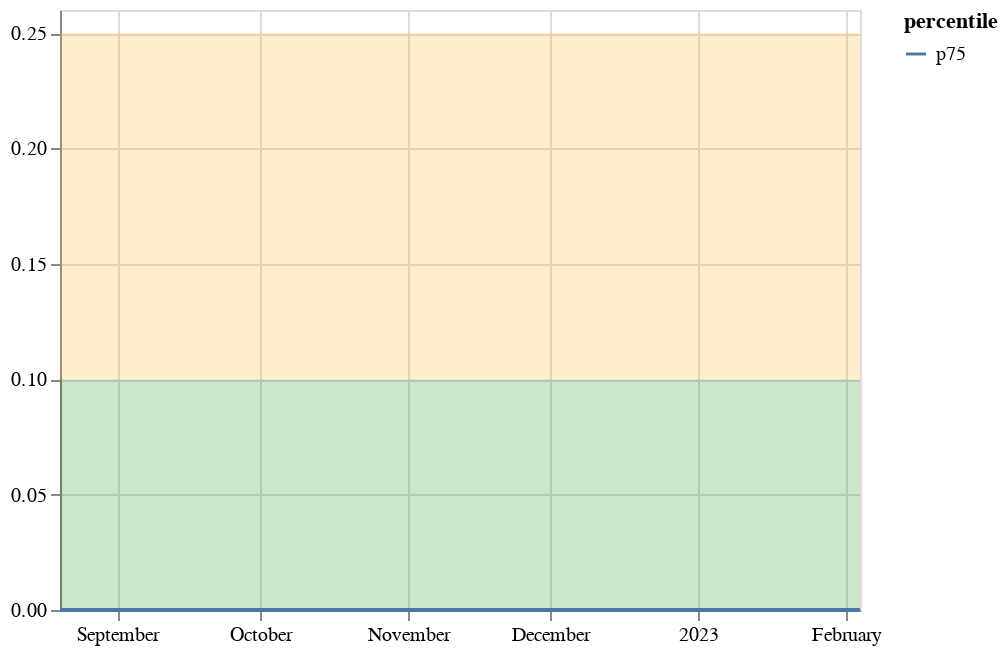
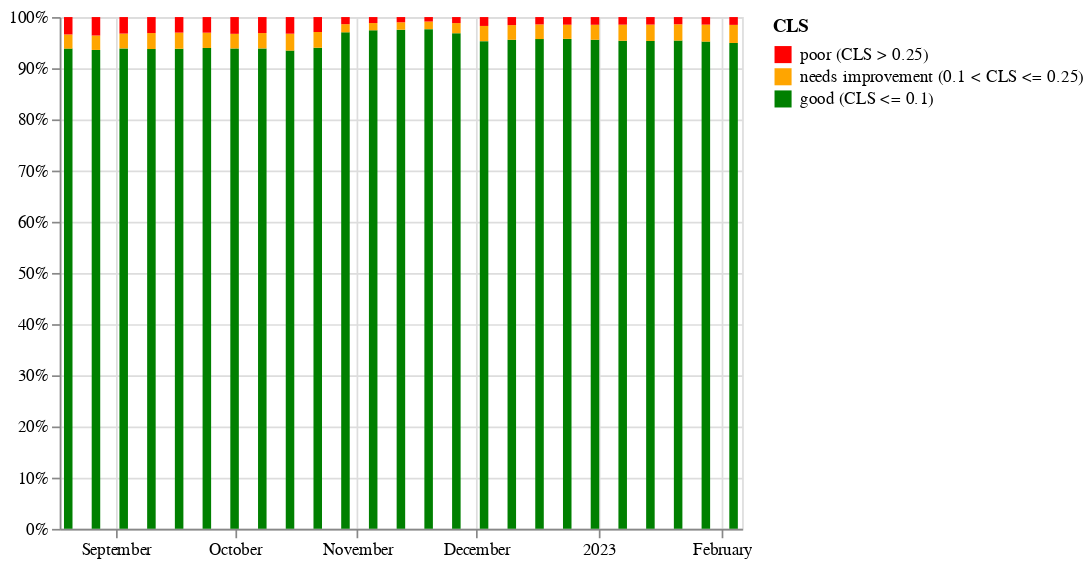
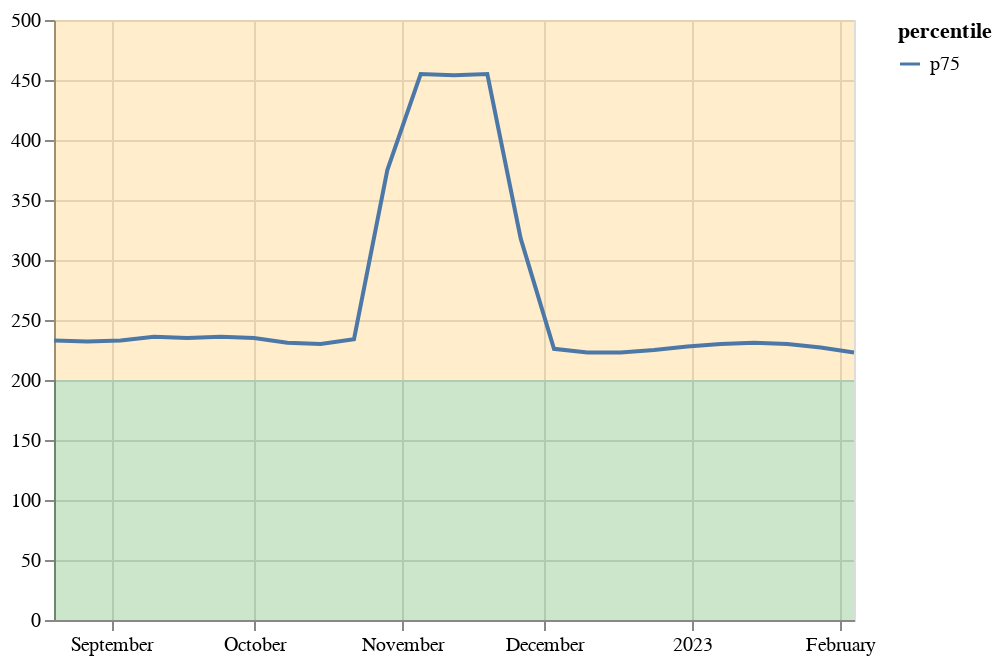
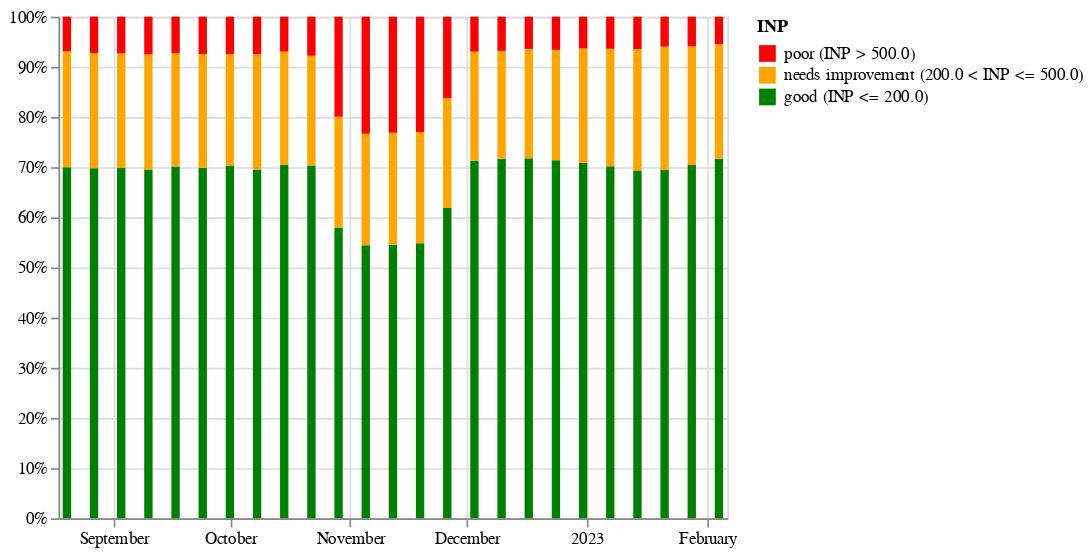

The code cell stored with these charts, in order, in its notebook:
### Code cell
#@markdown # CRUX History API
#@markdown Welcome to the CrUX History API. This Colab allows you to get time
#@markdown series data from the Chrome User Experience Report (CrUX)
#@markdown for specific origins and urls via the CrUX History API, and also get
#@markdown you started making your own API requests. You can easily look under
#@markdown the hood by clicking "Show code" at the end of this section.
#@markdown
#@markdown Please also see
#@markdown * [the reference documentation](https://developer.chrome.com/docs/crux/history-api/)
#@markdown * [our blog post](https://developer.chrome.com/crux-history-api/)
#@markdown * [the canonical version of this Colab](https://colab.research.google.com/gibhub/GoogleChrome/CrUX/colab/crux-history-api.ipynb)
#@markdown * [the canonical source of this Colab](https://github.com/GoogleChrome/CrUX/colab/crux-history-api.ipynb)
#@markdown * [our discussion forum for praise, complaints, and questions](https://groups.google.com/a/chromium.org/g/chrome-ux-report)
#@markdown
#@markdown ## API key
#@markdown To run this Colab, you'll need an API key. You can create one in the
#@markdown [Credentials page](https://console.developers.google.com/apis/credentials)
#@markdown and provision it for Chrome UX Report API usage. If you're making
#@markdown your own requests, this key needs to be included in every request
#@markdown with the `?key=` parameter, but in this Colab you can simply
#@markdown enter it as CRUX_KEY in the next line. After that, press the play
#@markdown button and the magic begins (it's OK to use the default Colab
#@markdown runtime).
CRUX_KEY = "" #@param {type: "string"}

#@markdown Specify origin or url (not both).
ORIGIN = "https://web.dev" #@param {type: "string"}
URL = "" #@param {type: "string"}
#@markdown Specify a form factor (phone, desktop, tablet) or all.
FORM_FACTOR = "PHONE" #@param ["ALL", "PHONE", "DESKTOP", "TABLET"]
#@markdown Specify the metrics; if left blank, we'll report all metrics.
METRICS = "" #@param {type:"string"}

#@markdown What to include in the rendered output below?
EMIT_GRAPHS = True #@param {type:"boolean"}
EMIT_TABULAR_OUTPUT = False #@param {type:"boolean"}
EMIT_REQUEST_RESPONSE = False #@param {type:"boolean"}


import altair as alt
import requests
import pandas
import json
from typing import Any, Tuple, Dict, List
from IPython import display
from google.colab import data_table


def get_crux_api_response_from_form() -> Tuple[Dict[str, str], Dict[str, Any]]:
  """Based on the form data, makes a CrUX history request.

  The first return value is the request, the second is the parsed response.
  """
  url = f'https://chromeuxreport.googleapis.com/v1/records:queryHistoryRecord?key={CRUX_KEY}'
  json_request = {}
  if URL:
    json_request['url'] = URL
  if ORIGIN:
    json_request['origin'] = ORIGIN
  if FORM_FACTOR != 'ALL':
    json_request['form_factor'] = FORM_FACTOR
  if METRICS:
    json_request['metrics'] = METRICS
  response = requests.post(url, json.dumps(json_request))
  return json_request, response.json()


def short_name(metric: str) -> str:
  """A short name for a metric name.

  In CrUX API responses, metric names are provided in snake case, e.g.,
  first_contentful_paint. This function computes the three or four letter
  shortname, e.g., FCP.
  """
  short = ''.join([s[0].upper()
                   for s in metric.split('_') if s != 'experimental'])
  return short if short != 'ITNP' else 'INP'


def metrics_in(response: dict) -> List[str]:
  """Returns the metric names in a CrUX API history response."""

  metrics = list(response['record']['metrics'].keys())
  metrics.sort()
  return metrics


def thresholds_by_metric(response: dict) -> Dict[str, Tuple[float, float]]:
  """The thresholds by metric name.

  Key in the returned dict is a metric name, e.g. 'first_contentful_paint'.
  Value is a tuple of the low threshold, which separates 'good' from
  'needs improvement', and the high threshold, which separates
  'needs improvement' from 'poor'.
  """

  result = {}
  for metric, data in response['record']['metrics'].items():
    result[metric] = (float(data['histogramTimeseries'][1]['start']),
                      float(data['histogramTimeseries'][1]['end']))
  return result


def dataframe_for(metric, response) -> pandas.DataFrame:
  """Extracts the p75 and histogram density timeseries for a metric."""

  timestamp = lambda e: pandas.Timestamp(e['year'], e['month'], e['day'])
  cols = {
    'first_date': [timestamp(e['firstDate'])
                   for e in response['record']['collectionPeriods']],
    'last_date': [timestamp(e['lastDate'])
                  for e in response['record']['collectionPeriods']],
  }
  data = response['record']['metrics'][metric]
  cols['p75'] = data['percentilesTimeseries']['p75s']
  cols['good'] = data['histogramTimeseries'][0]['densities']
  cols['needs improvement'] = data['histogramTimeseries'][1]['densities']
  cols['poor'] = data['histogramTimeseries'][2]['densities']
  return pandas.DataFrame(cols)


def url_normalization_details(response) -> str:
  """Summarizes the URL normalization made by the API."""

  if 'urlNormalizationDetails' not in response: return ''
  return 'URL was normalized from "{originalUrl}" to "{normalizedUrl}".'.format(
    **response['urlNormalizationDetails'])


def display_header(label: str):
  """Displays a header in the output."""
  display.display(display.HTML(f'<h2>{label}</h2>'))


def make_p75_chart(stats: pandas.DataFrame, metric: str,
                   lo_threshold: float, hi_threshold: float) -> alt.Chart:
  """Creates a P75 chart, displaying p75 data points per collection period.

  The P75 data points are the metric value along the y axis, the last_date
  of the collection time period is the x axis. Two horizontal
  lines separate good_range from ni_range (needs improvement) and
  from poor_range; these are rendered as areas in green / orange / red.
  For graphs that don't have 'poor' P75 values, no red area is rendered.
  """
  p75_stats = stats[['last_date', 'p75']].melt(
      'last_date', var_name='percentile', value_name=short_name(metric))
  good_range = alt.Chart(
      pandas.DataFrame({'y': [0], 'y2': [lo_threshold]})).mark_rect(
          color='green', opacity=0.2).encode(
              alt.Y('y', axis=alt.Axis(title=None)), y2='y2')
  ni_range = alt.Chart(
      pandas.DataFrame({'y': [lo_threshold], 'y2': [hi_threshold]})
      ).mark_rect(color='orange', opacity=0.2).encode(
          alt.Y('y', axis=alt.Axis(title=None)), y2='y2')
  ranges = good_range + ni_range
  max_p75 = float(stats['p75'].max())
  if max_p75 > hi_threshold:  # Are there poor p75 values?
    poor_range = alt.Chart(
        pandas.DataFrame({'y': [hi_threshold],
                          'y2': [max_p75 * 1.1]})).mark_rect(
                              color='red', opacity=0.2).encode(
                                  alt.Y('y',
                                        axis=alt.Axis(title=None)), y2='y2')
    ranges += poor_range
  p75_chart = ranges + alt.Chart(p75_stats).mark_line().encode(
      alt.X('last_date:T', axis=alt.Axis(title=None)),
      y=short_name(metric)+':Q', color='percentile:N')
  return p75_chart


def make_tribin_chart(stats: pandas.DataFrame, metric: str,
                      lo_threshold: float, hi_threshold : float) -> alt.Chart:
  """A Tribin chart shows histogram bin density values in a stacked bar chart.

  The y axis is the percentage of page loads that fall into a user experience
  category ("good", "needs improvement", "poor"). The API returns
  NaN densities for missing data, which we map to 0.0 here so that these
  render as missing bars, since NaN can't be reasonably rendered on the y axis.
  """
  good_label = f'good ({short_name(metric)} <= {lo_threshold})'
  ni_label = ('needs improvement '
              f'({lo_threshold} < {short_name(metric)} <= {hi_threshold})')
  poor_label = f'poor ({short_name(metric)} > {hi_threshold})'
  tribin_stats = stats[['last_date',
                        'good',
                        'needs improvement',
                        'poor']].melt(
                            'last_date', var_name=short_name(metric),
                            value_name='pct').replace(
                                {'good': good_label,
                                 'needs improvement': ni_label,
                                 'poor': poor_label,
                                 'NaN': 0.0})
  tribin_chart = alt.Chart(tribin_stats).mark_bar().encode(
      alt.X('last_date:T', axis=alt.Axis(title=None)),
      alt.Y('sum(pct)', axis=alt.Axis(title=None, format='%')),
      color=alt.Color(
          short_name(metric), scale=alt.Scale(
              domain=[poor_label, ni_label, good_label],
              range=['red','orange', 'green'])),
              order=alt.Order(short_name(metric),
                              sort='ascending')).configure_legend(
                                  labelLimit=300)
  return tribin_chart


def display_metric_stats(metric: str, stats: pandas.DataFrame,
                         lo_threshold:float, hi_threshold:float):
  """For a specific metric, displays the requested stats (graphs, tabular)."""
  name = short_name(metric)
  display_header(f'{name} ({metric})')
  stats = dataframe_for(metric, response)
  web_dev_link = f'https://web.dev/{short_name(metric).lower()}/'
  web_dev_link_text = f'web.dev/{short_name(metric).lower()}'
  display.display(display.HTML(
      'Learn more at '
      f'<a href="{web_dev_link}" target="_blank">{web_dev_link_text}</a>.'))

  if EMIT_GRAPHS:
    display.display(make_p75_chart(stats, metric, lo_threshold, hi_threshold))
    display.display(make_tribin_chart(stats, metric, lo_threshold, hi_threshold))

  if EMIT_TABULAR_OUTPUT:
    display.display(data_table.DataTable(stats.round(4),
                                         min_width='100', include_index=False))


request, response = get_crux_api_response_from_form()
if 'record' not in response:
  display_header('No record found in response!')
  EMIT_REQUEST_RESPONSE = True
else:
  key = response['record']['key']
  identifier = ('url <code>{url}</code>'.format(**key) if 'url' in key
                else 'origin <code>{origin}</code>'.format(**key))
  form_factor = ' on {formFactor}'.format(**key) if 'formFactor' in key else ''
  display_header(f'Displaying CrUX data for {identifier}{form_factor}')
  display.display(display.HTML(url_normalization_details(response)))
  thresholds = thresholds_by_metric(response)

  if EMIT_GRAPHS:
    display.display(display.HTML("""
      For each metric, we display two graphs:
      <ul>
        <li>The percentile graph shows the p75 values for the metric over time.
          The shaded areas indicate good (light green),
          needs improvement (light orange), and poor (light red).
        <li>The tribin graph shows the percentages of page loads with
           a good, needs improvement, or poor user experience over time.
        </ul>
        In both cases, each point in time in the graph on the x axis
          represents a 28 day collection period ending in that date.
    """))

  for metric in metrics_in(response):
    lo_threshold, hi_threshold = thresholds[metric]
    display_metric_stats(metric, dataframe_for(metric, response),
                         lo_threshold, hi_threshold)

if EMIT_REQUEST_RESPONSE:
  display_header('CrUX API Request')
  json_str = json.dumps(request)
  display.display(display.HTML(f'<pre>{json_str}</pre>'))

  display_header('CrUX API Response')
  json_str = json.dumps(response, indent=2)
  display.display(display.HTML(f'<pre>{json_str}</pre>'))

### Figure 1 — Vega-Lite specification as saved in the notebook (floating-point values rounded to 4 significant figures)
{"config": {"view": {"continuousWidth": 400, "continuousHeight": 300}}, "layer": [{"data": {"name": "data-b0a59f8c24cf22f19c84210e66ac5889"}, "mark": {"type": "rect", "color": "green", "opacity": 0.2}, "encoding": {"y": {"axis": {"title": null}, "field": "y", "type": "quantitative"}, "y2": {"field": "y2"}}}, {"data": {"name": "data-341163d28f457bdd5a0efe5fc1a94cee"}, "mark": {"type": "rect", "color": "orange", "opacity": 0.2}, "encoding": {"y": {"axis": {"title": null}, "field": "y", "type": "quantitative"}, "y2": {"field": "y2"}}}, {"data": {"name": "data-c4aa34fcce74a1904317104c439799e6"}, "mark": "line", "encoding": {"color": {"field": "percentile", "type": "nominal"}, "x": {"axis": {"title": null}, "field": "last_date", "type": "temporal"}, "y": {"field": "CLS", "type": "quantitative"}}}], "$schema": "https://vega.github.io/schema/vega-lite/v4.17.0.json", "datasets": {"data-b0a59f8c24cf22f19c84210e66ac5889": [{"y": 0, "y2": 0.1}], "data-341163d28f457bdd5a0efe5fc1a94cee": [{"y": 0.1, "y2": 0.25}], "data-c4aa34fcce74a1904317104c439799e6": [{"last_date": "2022-08-20T00:00:00", "percentile": "p75", "CLS": "0.00"}, {"last_date": "2022-08-27T00:00:00", "percentile": "p75", "CLS": "0.00"}, {"last_date": "2022-09-03T00:00:00", "percentile": "p75", "CLS": "0.00"}, {"last_date": "2022-09-10T00:00:00", "percentile": "p75", "CLS": "0.00"}, {"last_date": "2022-09-17T00:00:00", "percentile": "p75", "CLS": "0.00"}, {"last_date": "2022-09-24T00:00:00", "percentile": "p75", "CLS": "0.00"}, {"last_date": "2022-10-01T00:00:00", "percentile": "p75", "CLS": "0.00"}, {"last_date": "2022-10-08T00:00:00", "percentile": "p75", "CLS": "0.00"}, {"last_date": "2022-10-15T00:00:00", "percentile": "p75", "CLS": "0.00"}, {"last_date": "2022-10-22T00:00:00", "percentile": "p75", "CLS": "0.00"}, {"last_date": "2022-10-29T00:00:00", "percentile": "p75", "CLS": "0.00"}, {"last_date": "2022-11-05T00:00:00", "percentile": "p75", "CLS": "0.00"}, {"last_date": "2022-11-12T00:00:00", "percentile": "p75", "CLS": "0.00"}, {"last_date": "2022-11-19T00:00:00", "percentile": "p75", "CLS": "0.00"}, {"last_date": "2022-11-26T00:00:00", "percentile": "p75", "CLS": "0.00"}, {"last_date": "2022-12-03T00:00:00", "percentile": "p75", "CLS": "0.00"}, {"last_date": "2022-12-10T00:00:00", "percentile": "p75", "CLS": "0.00"}, {"last_date": "2022-12-17T00:00:00", "percentile": "p75", "CLS": "0.00"}, {"last_date": "2022-12-24T00:00:00", "percentile": "p75", "CLS": "0.00"}, {"last_date": "2022-12-31T00:00:00", "percentile": "p75", "CLS": "0.00"}, {"last_date": "2023-01-07T00:00:00", "percentile": "p75", "CLS": "0.00"}, {"last_date": "2023-01-14T00:00:00", "percentile": "p75", "CLS": "0.00"}, {"last_date": "2023-01-21T00:00:00", "percentile": "p75", "CLS": "0.00"}, {"last_date": "2023-01-28T00:00:00", "percentile": "p75", "CLS": "0.00"}, {"last_date": "2023-02-04T00:00:00", "percentile": "p75", "CLS": "0.00"}]}}

### Figure 2 — Vega-Lite specification as saved in the notebook (floating-point values rounded to 4 significant figures)
{"config": {"view": {"continuousWidth": 400, "continuousHeight": 300}, "legend": {"labelLimit": 300}}, "data": {"name": "data-3bf1a92b3252dbe48b99b0ecc527ccc2"}, "mark": "bar", "encoding": {"color": {"field": "CLS", "scale": {"domain": ["poor (CLS > 0.25)", "needs improvement (0.1 < CLS <= 0.25)", "good (CLS <= 0.1)"], "range": ["red", "orange", "green"]}, "type": "nominal"}, "order": {"field": "CLS", "sort": "ascending", "type": "nominal"}, "x": {"axis": {"title": null}, "field": "last_date", "type": "temporal"}, "y": {"aggregate": "sum", "axis": {"format": "%", "title": null}, "field": "pct", "type": "quantitative"}}, "$schema": "https://vega.github.io/schema/vega-lite/v4.17.0.json", "datasets": {"data-3bf1a92b3252dbe48b99b0ecc527ccc2": [{"last_date": "2022-08-20T00:00:00", "CLS": "good (CLS <= 0.1)", "pct": 0.9384}, {"last_date": "2022-08-27T00:00:00", "CLS": "good (CLS <= 0.1)", "pct": 0.9358}, {"last_date": "2022-09-03T00:00:00", "CLS": "good (CLS <= 0.1)", "pct": 0.9388}, {"last_date": "2022-09-10T00:00:00", "CLS": "good (CLS <= 0.1)", "pct": 0.9375}, {"last_date": "2022-09-17T00:00:00", "CLS": "good (CLS <= 0.1)", "pct": 0.9381}, {"last_date": "2022-09-24T00:00:00", "CLS": "good (CLS <= 0.1)", "pct": 0.9396}, {"last_date": "2022-10-01T00:00:00", "CLS": "good (CLS <= 0.1)", "pct": 0.9387}, {"last_date": "2022-10-08T00:00:00", "CLS": "good (CLS <= 0.1)", "pct": 0.9388}, {"last_date": "2022-10-15T00:00:00", "CLS": "good (CLS <= 0.1)", "pct": 0.9345}, {"last_date": "2022-10-22T00:00:00", "CLS": "good (CLS <= 0.1)", "pct": 0.9401}, {"last_date": "2022-10-29T00:00:00", "CLS": "good (CLS <= 0.1)", "pct": 0.9702}, {"last_date": "2022-11-05T00:00:00", "CLS": "good (CLS <= 0.1)", "pct": 0.9742}, {"last_date": "2022-11-12T00:00:00", "CLS": "good (CLS <= 0.1)", "pct": 0.9753}, {"last_date": "2022-11-19T00:00:00", "CLS": "good (CLS <= 0.1)", "pct": 0.9764}, {"last_date": "2022-11-26T00:00:00", "CLS": "good (CLS <= 0.1)", "pct": 0.9684}, {"last_date": "2022-12-03T00:00:00", "CLS": "good (CLS <= 0.1)", "pct": 0.9529}, {"last_date": "2022-12-10T00:00:00", "CLS": "good (CLS <= 0.1)", "pct": 0.9556}, {"last_date": "2022-12-17T00:00:00", "CLS": "good (CLS <= 0.1)", "pct": 0.957}, {"last_date": "2022-12-24T00:00:00", "CLS": "good (CLS <= 0.1)", "pct": 0.9574}, {"last_date": "2022-12-31T00:00:00", "CLS": "good (CLS <= 0.1)", "pct": 0.9556}, {"last_date": "2023-01-07T00:00:00", "CLS": "good (CLS <= 0.1)", "pct": 0.9537}, {"last_date": "2023-01-14T00:00:00", "CLS": "good (CLS <= 0.1)", "pct": 0.9533}, {"last_date": "2023-01-21T00:00:00", "CLS": "good (CLS <= 0.1)", "pct": 0.954}, {"last_date": "2023-01-28T00:00:00", "CLS": "good (CLS <= 0.1)", "pct": 0.952}, {"last_date": "2023-02-04T00:00:00", "CLS": "good (CLS <= 0.1)", "pct": 0.9494}, {"last_date": "2022-08-20T00:00:00", "CLS": "needs improvement (0.1 < CLS <= 0.25)", "pct": 0.02765}, {"last_date": "2022-08-27T00:00:00", "CLS": "needs improvement (0.1 < CLS <= 0.25)", "pct": 0.02817}, {"last_date": "2022-09-03T00:00:00", "CLS": "needs improvement (0.1 < CLS <= 0.25)", "pct": 0.02893}, {"last_date": "2022-09-10T00:00:00", "CLS": "needs improvement (0.1 < CLS <= 0.25)", "pct": 0.03122}, {"last_date": "2022-09-17T00:00:00", "CLS": "needs improvement (0.1 < CLS <= 0.25)", "pct": 0.03146}, {"last_date": "2022-09-24T00:00:00", "CLS": "needs improvement (0.1 < CLS <= 0.25)", "pct": 0.02988}, {"last_date": "2022-10-01T00:00:00", "CLS": "needs improvement (0.1 < CLS <= 0.25)", "pct": 0.02856}, {"last_date": "2022-10-08T00:00:00", "CLS": "needs improvement (0.1 < CLS <= 0.25)", "pct": 0.02994}, {"last_date": "2022-10-15T00:00:00", "CLS": "needs improvement (0.1 < CLS <= 0.25)", "pct": 0.03305}, {"last_date": "2022-10-22T00:00:00", "CLS": "needs improvement (0.1 < CLS <= 0.25)", "pct": 0.03073}, {"last_date": "2022-10-29T00:00:00", "CLS": "needs improvement (0.1 < CLS <= 0.25)", "pct": 0.0159}, {"last_date": "2022-11-05T00:00:00", "CLS": "needs improvement (0.1 < CLS <= 0.25)", "pct": 0.01413}, {"last_date": "2022-11-12T00:00:00", "CLS": "needs improvement (0.1 < CLS <= 0.25)", "pct": 0.01453}, {"last_date": "2022-11-19T00:00:00", "CLS": "needs improvement (0.1 < CLS <= 0.25)", "pct": 0.01486}, {"last_date": "2022-11-26T00:00:00", "CLS": "needs improvement (0.1 < CLS <= 0.25)", "pct": 0.01981}, {"last_date": "2022-12-03T00:00:00", "CLS": "needs improvement (0.1 < CLS <= 0.25)", "pct": 0.02969}, {"last_date": "2022-12-10T00:00:00", "CLS": "needs improvement (0.1 < CLS <= 0.25)", "pct": 0.02866}, {"last_date": "2022-12-17T00:00:00", "CLS": "needs improvement (0.1 < CLS <= 0.25)", "pct": 0.02866}, {"last_date": "2022-12-24T00:00:00", "CLS": "needs improvement (0.1 < CLS <= 0.25)", "pct": 0.02768}, {"last_date": "2022-12-31T00:00:00", "CLS": "needs improvement (0.1 < CLS <= 0.25)", "pct": 0.0293}, {"last_date": "2023-01-07T00:00:00", "CLS": "needs improvement (0.1 < CLS <= 0.25)", "pct": 0.03143}, {"last_date": "2023-01-14T00:00:00", "CLS": "needs improvement (0.1 < CLS <= 0.25)", "pct": 0.03201}, {"last_date": "2023-01-21T00:00:00", "CLS": "needs improvement (0.1 < CLS <= 0.25)", "pct": 0.03186}, {"last_date": "2023-01-28T00:00:00", "CLS": "needs improvement (0.1 < CLS <= 0.25)", "pct": 0.03317}, {"last_date": "2023-02-04T00:00:00", "CLS": "needs improvement (0.1 < CLS <= 0.25)", "pct": 0.03534}, {"last_date": "2022-08-20T00:00:00", "CLS": "poor (CLS > 0.25)", "pct": 0.034}, {"last_date": "2022-08-27T00:00:00", "CLS": "poor (CLS > 0.25)", "pct": 0.03607}, {"last_date": "2022-09-03T00:00:00", "CLS": "poor (CLS > 0.25)", "pct": 0.03229}, {"last_date": "2022-09-10T00:00:00", "CLS": "poor (CLS > 0.25)", "pct": 0.03125}, {"last_date": "2022-09-17T00:00:00", "CLS": "poor (CLS > 0.25)", "pct": 0.0304}, {"last_date": "2022-09-24T00:00:00", "CLS": "poor (CLS > 0.25)", "pct": 0.03052}, {"last_date": "2022-10-01T00:00:00", "CLS": "poor (CLS > 0.25)", "pct": 0.03275}, {"last_date": "2022-10-08T00:00:00", "CLS": "poor (CLS > 0.25)", "pct": 0.03125}, {"last_date": "2022-10-15T00:00:00", "CLS": "poor (CLS > 0.25)", "pct": 0.03247}, {"last_date": "2022-10-22T00:00:00", "CLS": "poor (CLS > 0.25)", "pct": 0.02921}, {"last_date": "2022-10-29T00:00:00", "CLS": "poor (CLS > 0.25)", "pct": 0.01389}, {"last_date": "2022-11-05T00:00:00", "CLS": "poor (CLS > 0.25)", "pct": 0.01172}, {"last_date": "2022-11-12T00:00:00", "CLS": "poor (CLS > 0.25)", "pct": 0.01022}, {"last_date": "2022-11-19T00:00:00", "CLS": "poor (CLS > 0.25)", "pct": 0.008728}, {"last_date": "2022-11-26T00:00:00", "CLS": "poor (CLS > 0.25)", "pct": 0.01178}, {"last_date": "2022-12-03T00:00:00", "CLS": "poor (CLS > 0.25)", "pct": 0.01736}, {"last_date": "2022-12-10T00:00:00", "CLS": "poor (CLS > 0.25)", "pct": 0.01572}, {"last_date": "2022-12-17T00:00:00", "CLS": "poor (CLS > 0.25)", "pct": 0.01437}, {"last_date": "2022-12-24T00:00:00", "CLS": "poor (CLS > 0.25)", "pct": 0.01495}, {"last_date": "2022-12-31T00:00:00", "CLS": "poor (CLS > 0.25)", "pct": 0.01508}, {"last_date": "2023-01-07T00:00:00", "CLS": "poor (CLS > 0.25)", "pct": 0.01486}, {"last_date": "2023-01-14T00:00:00", "CLS": "poor (CLS > 0.25)", "pct": 0.01471}, {"last_date": "2023-01-21T00:00:00", "CLS": "poor (CLS > 0.25)", "pct": 0.0141}, {"last_date": "2023-01-28T00:00:00", "CLS": "poor (CLS > 0.25)", "pct": 0.0148}, {"last_date": "2023-02-04T00:00:00", "CLS": "poor (CLS > 0.25)", "pct": 0.01529}]}}

### Figure 3 — Vega-Lite specification as saved in the notebook (floating-point values rounded to 4 significant figures)
{"config": {"view": {"continuousWidth": 400, "continuousHeight": 300}}, "layer": [{"data": {"name": "data-da254b0f6700be6a177b82ced9fe814b"}, "mark": {"type": "rect", "color": "green", "opacity": 0.2}, "encoding": {"y": {"axis": {"title": null}, "field": "y", "type": "quantitative"}, "y2": {"field": "y2"}}}, {"data": {"name": "data-915e9927e1e800c68281fb6417e14b2e"}, "mark": {"type": "rect", "color": "orange", "opacity": 0.2}, "encoding": {"y": {"axis": {"title": null}, "field": "y", "type": "quantitative"}, "y2": {"field": "y2"}}}, {"data": {"name": "data-9a241b0cfb13a5ae75280e3e6aeaffe9"}, "mark": "line", "encoding": {"color": {"field": "percentile", "type": "nominal"}, "x": {"axis": {"title": null}, "field": "last_date", "type": "temporal"}, "y": {"field": "INP", "type": "quantitative"}}}], "$schema": "https://vega.github.io/schema/vega-lite/v4.17.0.json", "datasets": {"data-da254b0f6700be6a177b82ced9fe814b": [{"y": 0, "y2": 200.0}], "data-915e9927e1e800c68281fb6417e14b2e": [{"y": 200.0, "y2": 500.0}], "data-9a241b0cfb13a5ae75280e3e6aeaffe9": [{"last_date": "2022-08-20T00:00:00", "percentile": "p75", "INP": 233}, {"last_date": "2022-08-27T00:00:00", "percentile": "p75", "INP": 232}, {"last_date": "2022-09-03T00:00:00", "percentile": "p75", "INP": 233}, {"last_date": "2022-09-10T00:00:00", "percentile": "p75", "INP": 236}, {"last_date": "2022-09-17T00:00:00", "percentile": "p75", "INP": 235}, {"last_date": "2022-09-24T00:00:00", "percentile": "p75", "INP": 236}, {"last_date": "2022-10-01T00:00:00", "percentile": "p75", "INP": 235}, {"last_date": "2022-10-08T00:00:00", "percentile": "p75", "INP": 231}, {"last_date": "2022-10-15T00:00:00", "percentile": "p75", "INP": 230}, {"last_date": "2022-10-22T00:00:00", "percentile": "p75", "INP": 234}, {"last_date": "2022-10-29T00:00:00", "percentile": "p75", "INP": 375}, {"last_date": "2022-11-05T00:00:00", "percentile": "p75", "INP": 455}, {"last_date": "2022-11-12T00:00:00", "percentile": "p75", "INP": 454}, {"last_date": "2022-11-19T00:00:00", "percentile": "p75", "INP": 455}, {"last_date": "2022-11-26T00:00:00", "percentile": "p75", "INP": 318}, {"last_date": "2022-12-03T00:00:00", "percentile": "p75", "INP": 226}, {"last_date": "2022-12-10T00:00:00", "percentile": "p75", "INP": 223}, {"last_date": "2022-12-17T00:00:00", "percentile": "p75", "INP": 223}, {"last_date": "2022-12-24T00:00:00", "percentile": "p75", "INP": 225}, {"last_date": "2022-12-31T00:00:00", "percentile": "p75", "INP": 228}, {"last_date": "2023-01-07T00:00:00", "percentile": "p75", "INP": 230}, {"last_date": "2023-01-14T00:00:00", "percentile": "p75", "INP": 231}, {"last_date": "2023-01-21T00:00:00", "percentile": "p75", "INP": 230}, {"last_date": "2023-01-28T00:00:00", "percentile": "p75", "INP": 227}, {"last_date": "2023-02-04T00:00:00", "percentile": "p75", "INP": 223}]}}

### Figure 4 — Vega-Lite specification as saved in the notebook (floating-point values rounded to 4 significant figures)
{"config": {"view": {"continuousWidth": 400, "continuousHeight": 300}, "legend": {"labelLimit": 300}}, "data": {"name": "data-e8b4a160af4cef95221c73e32e7c004d"}, "mark": "bar", "encoding": {"color": {"field": "INP", "scale": {"domain": ["poor (INP > 500.0)", "needs improvement (200.0 < INP <= 500.0)", "good (INP <= 200.0)"], "range": ["red", "orange", "green"]}, "type": "nominal"}, "order": {"field": "INP", "sort": "ascending", "type": "nominal"}, "x": {"axis": {"title": null}, "field": "last_date", "type": "temporal"}, "y": {"aggregate": "sum", "axis": {"format": "%", "title": null}, "field": "pct", "type": "quantitative"}}, "$schema": "https://vega.github.io/schema/vega-lite/v4.17.0.json", "datasets": {"data-e8b4a160af4cef95221c73e32e7c004d": [{"last_date": "2022-08-20T00:00:00", "INP": "good (INP <= 200.0)", "pct": 0.6997}, {"last_date": "2022-08-27T00:00:00", "INP": "good (INP <= 200.0)", "pct": 0.6977}, {"last_date": "2022-09-03T00:00:00", "INP": "good (INP <= 200.0)", "pct": 0.6984}, {"last_date": "2022-09-10T00:00:00", "INP": "good (INP <= 200.0)", "pct": 0.6953}, {"last_date": "2022-09-17T00:00:00", "INP": "good (INP <= 200.0)", "pct": 0.7014}, {"last_date": "2022-09-24T00:00:00", "INP": "good (INP <= 200.0)", "pct": 0.6987}, {"last_date": "2022-10-01T00:00:00", "INP": "good (INP <= 200.0)", "pct": 0.7034}, {"last_date": "2022-10-08T00:00:00", "INP": "good (INP <= 200.0)", "pct": 0.6955}, {"last_date": "2022-10-15T00:00:00", "INP": "good (INP <= 200.0)", "pct": 0.705}, {"last_date": "2022-10-22T00:00:00", "INP": "good (INP <= 200.0)", "pct": 0.7033}, {"last_date": "2022-10-29T00:00:00", "INP": "good (INP <= 200.0)", "pct": 0.5799}, {"last_date": "2022-11-05T00:00:00", "INP": "good (INP <= 200.0)", "pct": 0.5443}, {"last_date": "2022-11-12T00:00:00", "INP": "good (INP <= 200.0)", "pct": 0.545}, {"last_date": "2022-11-19T00:00:00", "INP": "good (INP <= 200.0)", "pct": 0.5482}, {"last_date": "2022-11-26T00:00:00", "INP": "good (INP <= 200.0)", "pct": 0.6186}, {"last_date": "2022-12-03T00:00:00", "INP": "good (INP <= 200.0)", "pct": 0.7127}, {"last_date": "2022-12-10T00:00:00", "INP": "good (INP <= 200.0)", "pct": 0.7169}, {"last_date": "2022-12-17T00:00:00", "INP": "good (INP <= 200.0)", "pct": 0.7179}, {"last_date": "2022-12-24T00:00:00", "INP": "good (INP <= 200.0)", "pct": 0.7137}, {"last_date": "2022-12-31T00:00:00", "INP": "good (INP <= 200.0)", "pct": 0.7082}, {"last_date": "2023-01-07T00:00:00", "INP": "good (INP <= 200.0)", "pct": 0.7018}, {"last_date": "2023-01-14T00:00:00", "INP": "good (INP <= 200.0)", "pct": 0.6932}, {"last_date": "2023-01-21T00:00:00", "INP": "good (INP <= 200.0)", "pct": 0.6947}, {"last_date": "2023-01-28T00:00:00", "INP": "good (INP <= 200.0)", "pct": 0.7044}, {"last_date": "2023-02-04T00:00:00", "INP": "good (INP <= 200.0)", "pct": 0.7167}, {"last_date": "2022-08-20T00:00:00", "INP": "needs improvement (200.0 < INP <= 500.0)", "pct": 0.2313}, {"last_date": "2022-08-27T00:00:00", "INP": "needs improvement (200.0 < INP <= 500.0)", "pct": 0.2299}, {"last_date": "2022-09-03T00:00:00", "INP": "needs improvement (200.0 < INP <= 500.0)", "pct": 0.2284}, {"last_date": "2022-09-10T00:00:00", "INP": "needs improvement (200.0 < INP <= 500.0)", "pct": 0.2293}, {"last_date": "2022-09-17T00:00:00", "INP": "needs improvement (200.0 < INP <= 500.0)", "pct": 0.2262}, {"last_date": "2022-09-24T00:00:00", "INP": "needs improvement (200.0 < INP <= 500.0)", "pct": 0.227}, {"last_date": "2022-10-01T00:00:00", "INP": "needs improvement (200.0 < INP <= 500.0)", "pct": 0.2222}, {"last_date": "2022-10-08T00:00:00", "INP": "needs improvement (200.0 < INP <= 500.0)", "pct": 0.2294}, {"last_date": "2022-10-15T00:00:00", "INP": "needs improvement (200.0 < INP <= 500.0)", "pct": 0.2255}, {"last_date": "2022-10-22T00:00:00", "INP": "needs improvement (200.0 < INP <= 500.0)", "pct": 0.2189}, {"last_date": "2022-10-29T00:00:00", "INP": "needs improvement (200.0 < INP <= 500.0)", "pct": 0.2208}, {"last_date": "2022-11-05T00:00:00", "INP": "needs improvement (200.0 < INP <= 500.0)", "pct": 0.2222}, {"last_date": "2022-11-12T00:00:00", "INP": "needs improvement (200.0 < INP <= 500.0)", "pct": 0.2236}, {"last_date": "2022-11-19T00:00:00", "INP": "needs improvement (200.0 < INP <= 500.0)", "pct": 0.2217}, {"last_date": "2022-11-26T00:00:00", "INP": "needs improvement (200.0 < INP <= 500.0)", "pct": 0.2195}, {"last_date": "2022-12-03T00:00:00", "INP": "needs improvement (200.0 < INP <= 500.0)", "pct": 0.2176}, {"last_date": "2022-12-10T00:00:00", "INP": "needs improvement (200.0 < INP <= 500.0)", "pct": 0.2149}, {"last_date": "2022-12-17T00:00:00", "INP": "needs improvement (200.0 < INP <= 500.0)", "pct": 0.2179}, {"last_date": "2022-12-24T00:00:00", "INP": "needs improvement (200.0 < INP <= 500.0)", "pct": 0.2202}, {"last_date": "2022-12-31T00:00:00", "INP": "needs improvement (200.0 < INP <= 500.0)", "pct": 0.2288}, {"last_date": "2023-01-07T00:00:00", "INP": "needs improvement (200.0 < INP <= 500.0)", "pct": 0.2343}, {"last_date": "2023-01-14T00:00:00", "INP": "needs improvement (200.0 < INP <= 500.0)", "pct": 0.2423}, {"last_date": "2023-01-21T00:00:00", "INP": "needs improvement (200.0 < INP <= 500.0)", "pct": 0.2456}, {"last_date": "2023-01-28T00:00:00", "INP": "needs improvement (200.0 < INP <= 500.0)", "pct": 0.2363}, {"last_date": "2023-02-04T00:00:00", "INP": "needs improvement (200.0 < INP <= 500.0)", "pct": 0.2286}, {"last_date": "2022-08-20T00:00:00", "INP": "poor (INP > 500.0)", "pct": 0.06897}, {"last_date": "2022-08-27T00:00:00", "INP": "poor (INP > 500.0)", "pct": 0.07242}, {"last_date": "2022-09-03T00:00:00", "INP": "poor (INP > 500.0)", "pct": 0.07318}, {"last_date": "2022-09-10T00:00:00", "INP": "poor (INP > 500.0)", "pct": 0.07541}, {"last_date": "2022-09-17T00:00:00", "INP": "poor (INP > 500.0)", "pct": 0.07236}, {"last_date": "2022-09-24T00:00:00", "INP": "poor (INP > 500.0)", "pct": 0.07431}, {"last_date": "2022-10-01T00:00:00", "INP": "poor (INP > 500.0)", "pct": 0.07437}, {"last_date": "2022-10-08T00:00:00", "INP": "poor (INP > 500.0)", "pct": 0.07513}, {"last_date": "2022-10-15T00:00:00", "INP": "poor (INP > 500.0)", "pct": 0.06955}, {"last_date": "2022-10-22T00:00:00", "INP": "poor (INP > 500.0)", "pct": 0.07779}, {"last_date": "2022-10-29T00:00:00", "INP": "poor (INP > 500.0)", "pct": 0.1993}, {"last_date": "2022-11-05T00:00:00", "INP": "poor (INP > 500.0)", "pct": 0.2335}, {"last_date": "2022-11-12T00:00:00", "INP": "poor (INP > 500.0)", "pct": 0.2314}, {"last_date": "2022-11-19T00:00:00", "INP": "poor (INP > 500.0)", "pct": 0.23}, {"last_date": "2022-11-26T00:00:00", "INP": "poor (INP > 500.0)", "pct": 0.1619}, {"last_date": "2022-12-03T00:00:00", "INP": "poor (INP > 500.0)", "pct": 0.06973}, {"last_date": "2022-12-10T00:00:00", "INP": "poor (INP > 500.0)", "pct": 0.06818}, {"last_date": "2022-12-17T00:00:00", "INP": "poor (INP > 500.0)", "pct": 0.06421}, {"last_date": "2022-12-24T00:00:00", "INP": "poor (INP > 500.0)", "pct": 0.06613}, {"last_date": "2022-12-31T00:00:00", "INP": "poor (INP > 500.0)", "pct": 0.06308}, {"last_date": "2023-01-07T00:00:00", "INP": "poor (INP > 500.0)", "pct": 0.06396}, {"last_date": "2023-01-14T00:00:00", "INP": "poor (INP > 500.0)", "pct": 0.06445}, {"last_date": "2023-01-21T00:00:00", "INP": "poor (INP > 500.0)", "pct": 0.05969}, {"last_date": "2023-01-28T00:00:00", "INP": "poor (INP > 500.0)", "pct": 0.0593}, {"last_date": "2023-02-04T00:00:00", "INP": "poor (INP > 500.0)", "pct": 0.05472}]}}
